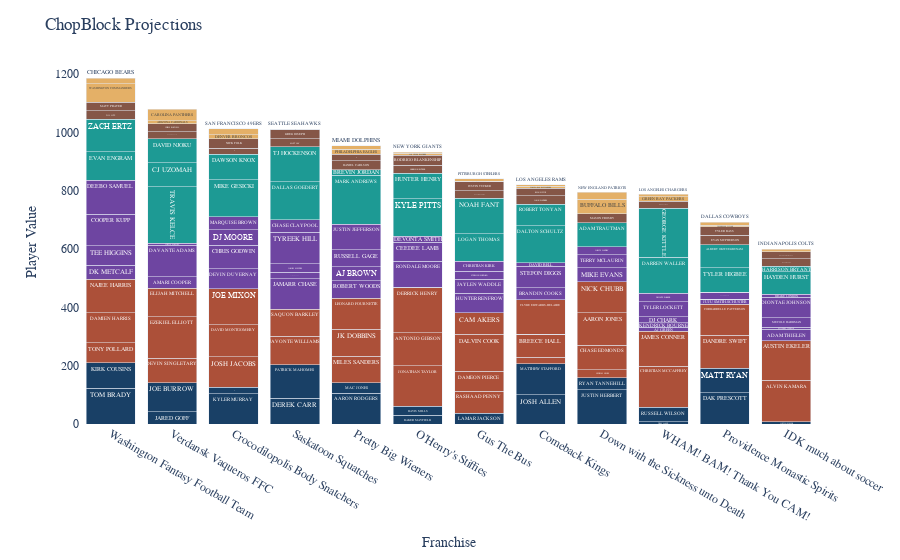

Write notebook code for a chart like this one.
### Code cell
# Create bar chart
figPred = px.bar(players_onthefield, 
            x="FranchiseName", 
            y="predRelative", 
            color="pos", 
            text='player', 
            color_discrete_map={
                "QB": "hsla(210, 60%, 25%, 1)", #blue #1033a6 #0c2987 1033a6 062647 #293745 
                "RB": "hsla(12, 50%, 45%, 1)", #gold #f5d000 ffa524 a23419 a34e39
                "WR": "hsla(267, 40%, 45%, 1)", #purple #4f22bc #643fc1 643fc1 621B74 675280
                "TE": "hsla(177, 68%, 36%, 1)", #teal #02687b #038097 1295ad 43B3AE
                "PK": "hsla(14, 30%, 40%, 1)", #gold #f5d000 ffa524 664e47
                "DF": "hsla(35, 70%, 65%, 1)"}, #gold #f5d000 ffa524 a49375 ffb54d
            category_orders={
                "pos": ["QB", "RB", "WR", "TE", "PK", "DF"]},
            hover_name="player",
            hover_data={
                'predRelative':True, 'pred':True, 'sharkAbsolute':True, 'adpAbsolute':True,
                'player':False, 'pos':False, 'FranchiseName':False
                },
                labels={
                    "FranchiseName":"Franchise",
                    "predRelative":"Player Value",
                    "pred":"ChopBlock Projection",
                    "sharkAbsolute":"FantasySharks Projection",
                    "adpAbsolute":"ADP Projection"
                }
            )
figPred.update_layout(
    barmode='stack', 
    xaxis={'categoryorder':'total descending'},
    plot_bgcolor='rgba(0,0,0,0)',
    title="ChopBlock Projections",
    font_family="Skia",
    showlegend=False
    )
figPred.show()
# graphJSON_pred = json.dumps(figPred, cls=plotly.utils.PlotlyJSONEncoder)
# return render_template('compareFranchises2.html', graphJSON_pred=graphJSON_pred, graphJSON_adp=graphJSON_adp, graphJSON_shark=graphJSON_shark)

### Figure 1 — Plotly figure (JSON) as saved in the notebook; plotly's stock layout.template omitted (floating-point values rounded to 4 significant figures; data arrays with more than 128 entries replaced by an {"elided": "..."} marker saying what was removed)
{"data": [{"alignmentgroup": "True", "customdata": [[347.8, 329.2, 294.2, "TOM BRADY", "QB"], [310.8, 225.5, 205.2, "KIRK COUSINS", "QB"], [328.8, 302.7, 321.1, "KYLER MURRAY", "QB"], [246.6, 281.0, 302.7, "JALEN HURTS", "QB"], [313.0, 260.0, 225.5, "DEREK CARR", "QB"], [339.3, 351.0, 351.0, "PATRICK MAHOMES", "QB"], [266.1, 163.0, 163.0, "JARED GOFF", "QB"], [325.1, 275.7, 311.5, "JOE BURROW", "QB"], [330.2, 311.5, 281.0, "AARON RODGERS", "QB"], [259.7, 195.5, 174.0, "MAC JONES", "QB"], [254.6, 187.1, 167.1, "BAKER MAYFIELD", "QB"], [254.6, 193.4, 134.8, "DAVIS MILLS", "QB"], [324.7, 362.9, 362.9, "JOSH ALLEN", "QB"], [331.4, 243.2, 243.2, "MATTHEW STAFFORD", "QB"], [341.3, 335.6, 335.6, "JUSTIN HERBERT", "QB"], [266.4, 219.3, 187.1, "RYAN TANNEHILL", "QB"], [261.0, 321.1, 329.2, "LAMAR JACKSON", "QB"], [332.5, 294.2, 275.7, "DAK PRESCOTT", "QB"], [307.1, 211.0, 193.4, "MATT RYAN", "QB"], [231.5, 199.1, 216.4, "TREY LANCE", "QB"], [274.9, 288.1, 288.1, "RUSSELL WILSON", "QB"], [232.6, 191.6, 179.9, "JUSTIN FIELDS", "QB"], [224.6, 131.9, 127.2, "JACOBY BRISSETT", "QB"]], "hovertemplate": "<b>%{hovertext}</b><br><br>Player Value=%{y}<br>ChopBlock Projection=%{customdata[0]}<br>FantasySharks Projection=%{customdata[1]}<br>ADP Projection=%{customdata[2]}<extra></extra>", "hovertext": ["TOM BRADY", "KIRK COUSINS", "KYLER MURRAY", "JALEN HURTS", "DEREK CARR", "PATRICK MAHOMES", "JARED GOFF", "JOE BURROW", "AARON RODGERS", "MAC JONES", "BAKER MAYFIELD", "DAVIS MILLS", "JOSH ALLEN", "MATTHEW STAFFORD", "JUSTIN HERBERT", "RYAN TANNEHILL", "LAMAR JACKSON", "DAK PRESCOTT", "MATT RYAN", "TREY LANCE", "RUSSELL WILSON", "JUSTIN FIELDS", "JACOBY BRISSETT"], "legendgroup": "QB", "marker": {"color": "hsla(210, 60%, 25%, 1)", "pattern": {"shape": ""}}, "name": "QB", "offsetgroup": "QB", "orientation": "v", "showlegend": true, "text": ["TOM BRADY", "KIRK COUSINS", "KYLER MURRAY", "JALEN HURTS", "DEREK CARR", "PATRICK MAHOMES", "JARED GOFF", "JOE BURROW", "AARON RODGERS", "MAC JONES", "BAKER MAYFIELD", "DAVIS MILLS", "JOSH ALLEN", "MATTHEW STAFFORD", "JUSTIN HERBERT", "RYAN TANNEHILL", "LAMAR JACKSON", "DAK PRESCOTT", "MATT RYAN", "TREY LANCE", "RUSSELL WILSON", "JUSTIN FIELDS", "JACOBY BRISSETT"], "textposition": "auto", "type": "bar", "x": ["Washington Fantasy Football Team", "Washington Fantasy Football Team", "Crocodilopolis Body Snatchers", "Crocodilopolis Body Snatchers", "Saskatoon Squatches", "Saskatoon Squatches", "Verdansk Vaqueros FFC", "Verdansk Vaqueros FFC", "Pretty Big Wieners", "Pretty Big Wieners", "O'Henry's Stiffies", "O'Henry's Stiffies", "Comeback Kings", "Comeback Kings", "Down with the Sickness unto Death", "Down with the Sickness unto Death", "Gus The Bus", "Providence Monastic Spirits", "Providence Monastic Spirits", "WHAM! BAM! Thank You CAM!", "WHAM! BAM! Thank You CAM!", "IDK much about soccer ", "IDK much about soccer "], "xaxis": "x", "y": [123.2, 86.21, 104.3, 22.05, 88.47, 114.8, 41.57, 100.6, 105.7, 35.19, 30.09, 30.01, 100.2, 106.9, 116.8, 41.84, 36.47, 108.0, 82.57, 6.902, 50.3, 8.03, 0], "yaxis": "y"}, {"alignmentgroup": "True", "customdata": {"elided": "35x5 mixed values"}, "hovertemplate": "<b>%{hovertext}</b><br><br>Player Value=%{y}<br>ChopBlock Projection=%{customdata[0]}<br>FantasySharks Projection=%{customdata[1]}<br>ADP Projection=%{customdata[2]}<extra></extra>", "hovertext": ["TONY POLLARD", "DAMIEN HARRIS", "NAJEE HARRIS", "JOSH JACOBS", "DAVID MONTGOMERY", "JOE MIXON", "JAVONTE WILLIAMS", "SAQUON BARKLEY", "DEVIN SINGLETARY", "EZEKIEL ELLIOTT", "ELIJAH MITCHELL", "MILES SANDERS", "JK DOBBINS", "LEONARD FOURNETTE", "JONATHAN TAYLOR", "ANTONIO GIBSON", "DERRICK HENRY", "JD MCKISSIC", "BREECE HALL", "MIKE DAVIS", "CLYDE EDWARDS-HELAIRE", "NYHEIM HINES", "CHASE EDMONDS", "AARON JONES", "NICK CHUBB", "RASHAAD PENNY", "DAMEON PIERCE", "DALVIN COOK", "CAM AKERS", "DANDRE SWIFT", "CORDARRELLE PATTERSON", "CHRISTIAN MCCAFFREY", "JAMES CONNER", "ALVIN KAMARA", "AUSTIN EKELER"], "legendgroup": "RB", "marker": {"color": "hsla(12, 50%, 45%, 1)", "pattern": {"shape": ""}}, "name": "RB", "offsetgroup": "RB", "orientation": "v", "showlegend": true, "text": ["TONY POLLARD", "DAMIEN HARRIS", "NAJEE HARRIS", "JOSH JACOBS", "DAVID MONTGOMERY", "JOE MIXON", "JAVONTE WILLIAMS", "SAQUON BARKLEY", "DEVIN SINGLETARY", "EZEKIEL ELLIOTT", "ELIJAH MITCHELL", "MILES SANDERS", "JK DOBBINS", "LEONARD FOURNETTE", "JONATHAN TAYLOR", "ANTONIO GIBSON", "DERRICK HENRY", "JD MCKISSIC", "BREECE HALL", "MIKE DAVIS", "CLYDE EDWARDS-HELAIRE", "NYHEIM HINES", "CHASE EDMONDS", "AARON JONES", "NICK CHUBB", "RASHAAD PENNY", "DAMEON PIERCE", "DALVIN COOK", "CAM AKERS", "DANDRE SWIFT", "CORDARRELLE PATTERSON", "CHRISTIAN MCCAFFREY", "JAMES CONNER", "ALVIN KAMARA", "AUSTIN EKELER"], "textposition": "auto", "type": "bar", "x": ["Washington Fantasy Football Team", "Washington Fantasy Football Team", "Washington Fantasy Football Team", "Crocodilopolis Body Snatchers", "Crocodilopolis Body Snatchers", "Crocodilopolis Body Snatchers", "Saskatoon Squatches", "Saskatoon Squatches", "Verdansk Vaqueros FFC", "Verdansk Vaqueros FFC", "Verdansk Vaqueros FFC", "Pretty Big Wieners", "Pretty Big Wieners", "Pretty Big Wieners", "O'Henry's Stiffies", "O'Henry's Stiffies", "O'Henry's Stiffies", "Comeback Kings", "Comeback Kings", "Comeback Kings", "Comeback Kings", "Down with the Sickness unto Death", "Down with the Sickness unto Death", "Down with the Sickness unto Death", "Down with the Sickness unto Death", "Gus The Bus", "Gus The Bus", "Gus The Bus", "Gus The Bus", "Providence Monastic Spirits", "Providence Monastic Spirits", "WHAM! BAM! Thank You CAM!", "WHAM! BAM! Thank You CAM!", "IDK much about soccer ", "IDK much about soccer "], "xaxis": "x", "y": [68.81, 103.6, 115.0, 103.7, 110.5, 123.1, 97.91, 93.13, 83.85, 141.1, 98.59, 91.57, 93.22, 105.4, 138.9, 113.6, 154.5, 21.19, 78.91, 0, 118.2, 27.55, 84.78, 111.1, 105.5, 76.36, 67.49, 127.0, 73.71, 113.7, 107.2, 140.5, 120.1, 141.3, 136.5], "yaxis": "y"}, {"alignmentgroup": "True", "customdata": {"elided": "49x5 mixed values"}, "hovertemplate": "<b>%{hovertext}</b><br><br>Player Value=%{y}<br>ChopBlock Projection=%{customdata[0]}<br>FantasySharks Projection=%{customdata[1]}<br>ADP Projection=%{customdata[2]}<extra></extra>", "hovertext": ["DK METCALF", "TEE HIGGINS", "COOPER KUPP", "DEEBO SAMUEL", "DEVIN DUVERNAY", "CHRIS GODWIN", "DJ MOORE", "MARQUISE BROWN", "JAMARR CHASE", "ELIJAH MOORE", "JAKOBI MEYERS", "TYREEK HILL", "CHASE CLAYPOOL", "AMARI COOPER", "DAVANTE ADAMS", "CURTIS SAMUEL", "ROBERT WOODS", "AJ BROWN", "RUSSELL GAGE", "JUSTIN JEFFERSON", "TREYLON BURKS", "RONDALE MOORE", "CEEDEE LAMB", "DEVONTA SMITH", "BRANDIN COOKS", "STEFON DIGGS", "DAVID BELL", "MIKE EVANS", "TERRY MCLAURIN", "JARVIS LANDRY", "HUNTER RENFROW", "JAYLEN WADDLE", "STERLING SHEPARD", "CHRISTIAN KIRK", "JUJU SMITH-SCHUSTER", "COURTLAND SUTTON", "GARRETT WILSON", "TYLER BOYD", "JAHAN DOTSON", "AJ GREEN", "KENDRICK BOURNE", "DJ CHARK", "TYLER LOCKETT", "DEVANTE PARKER", "ADAM THIELEN", "MICHAEL THOMAS", "MECOLE HARDMAN", "DIONTAE JOHNSON", "DRAKE LONDON"], "legendgroup": "WR", "marker": {"color": "hsla(267, 40%, 45%, 1)", "pattern": {"shape": ""}}, "name": "WR", "offsetgroup": "WR", "orientation": "v", "showlegend": true, "text": ["DK METCALF", "TEE HIGGINS", "COOPER KUPP", "DEEBO SAMUEL", "DEVIN DUVERNAY", "CHRIS GODWIN", "DJ MOORE", "MARQUISE BROWN", "JAMARR CHASE", "ELIJAH MOORE", "JAKOBI MEYERS", "TYREEK HILL", "CHASE CLAYPOOL", "AMARI COOPER", "DAVANTE ADAMS", "CURTIS SAMUEL", "ROBERT WOODS", "AJ BROWN", "RUSSELL GAGE", "JUSTIN JEFFERSON", "TREYLON BURKS", "RONDALE MOORE", "CEEDEE LAMB", "DEVONTA SMITH", "BRANDIN COOKS", "STEFON DIGGS", "DAVID BELL", "MIKE EVANS", "TERRY MCLAURIN", "JARVIS LANDRY", "HUNTER RENFROW", "JAYLEN WADDLE", "STERLING SHEPARD", "CHRISTIAN KIRK", "JUJU SMITH-SCHUSTER", "COURTLAND SUTTON", "GARRETT WILSON", "TYLER BOYD", "JAHAN DOTSON", "AJ GREEN", "KENDRICK BOURNE", "DJ CHARK", "TYLER LOCKETT", "DEVANTE PARKER", "ADAM THIELEN", "MICHAEL THOMAS", "MECOLE HARDMAN", "DIONTAE JOHNSON", "DRAKE LONDON"], "textposition": "auto", "type": "bar", "x": ["Washington Fantasy Football Team", "Washington Fantasy Football Team", "Washington Fantasy Football Team", "Washington Fantasy Football Team", "Crocodilopolis Body Snatchers", "Crocodilopolis Body Snatchers", "Crocodilopolis Body Snatchers", "Crocodilopolis Body Snatchers", "Saskatoon Squatches", "Saskatoon Squatches", "Saskatoon Squatches", "Saskatoon Squatches", "Saskatoon Squatches", "Verdansk Vaqueros FFC", "Verdansk Vaqueros FFC", "Verdansk Vaqueros FFC", "Pretty Big Wieners", "Pretty Big Wieners", "Pretty Big Wieners", "Pretty Big Wieners", "O'Henry's Stiffies", "O'Henry's Stiffies", "O'Henry's Stiffies", "O'Henry's Stiffies", "Comeback Kings", "Comeback Kings", "Comeback Kings", "Down with the Sickness unto Death", "Down with the Sickness unto Death", "Down with the Sickness unto Death", "Gus The Bus", "Gus The Bus", "Gus The Bus", "Gus The Bus", "Providence Monastic Spirits", "Providence Monastic Spirits", "Providence Monastic Spirits", "Providence Monastic Spirits", "Providence Monastic Spirits", "WHAM! BAM! Thank You CAM!", "WHAM! BAM! Thank You CAM!", "WHAM! BAM! Thank You CAM!", "WHAM! BAM! Thank You CAM!", "WHAM! BAM! Thank You CAM!", "IDK much about soccer ", "IDK much about soccer ", "IDK much about soccer ", "IDK much about soccer ", "IDK much about soccer "], "xaxis": "x", "y": [47.89, 66.1, 109.2, 115.9, 69.24, 79.91, 52.9, 44.81, 104.0, 22.46, 28.46, 108.7, 42.84, 38.95, 108.6, 6.636, 60.15, 48.76, 56.78, 88.29, 2.281, 88.3, 65.47, 19.92, 42.63, 72.23, 12.64, 48.54, 45.12, 27.25, 66.69, 49.51, 27.13, 33.57, 14.78, 1.553, 0, 23.45, 1.4, 13.59, 16.34, 19.42, 52.89, 28.26, 39.16, 7.66, 31.29, 71.48, 9.73], "yaxis": "y"}, {"alignmentgroup": "True", "customdata": [[126.0, 61.03, 56.66, "EVAN ENGRAM", "TE"], [139.5, 116.7, 111.2, "ZACH ERTZ", "TE"], [154.9, 119.5, 101.2, "MIKE GESICKI", "TE"], [114.9, 113.9, 107.2, "DAWSON KNOX", "TE"], [158.5, 131.1, 127.4, "DALLAS GOEDERT", "TE"], [147.2, 123.1, 123.1, "TJ HOCKENSON", "TE"], [221.0, 203.9, 203.9, "TRAVIS KELCE", "TE"], [110.5, 56.66, 0.08667, "CJ UZOMAH", "TE"], [111.5, 111.2, 72.52, "DAVID NJOKU", "TE"], [196.1, 186.9, 186.9, "MARK ANDREWS", "TE"], [47.24, 58.76, 51.69, "BREVIN JORDAN", "TE"], [157.9, 127.4, 163.5, "KYLE PITTS", "TE"], [114.4, 95.8, 85.59, "HUNTER HENRY", "TE"], [155.1, 145.4, 131.1, "DALTON SCHULTZ", "TE"], [101.9, 66.7, 60.01, "ROBERT TONYAN", "TE"], [110.1, 62.01, 0, "ADAM TRAUTMAN", "TE"], [27.9, 13.97, null, "RICKY SEALS-JONES", "TE"], [121.8, 85.59, 57.73, "LOGAN THOMAS", "TE"], [150.5, 116.1, 76.23, "NOAH FANT", "TE"], [110.9, 70.04, 62.01, "TYLER HIGBEE", "TE"], [107.8, 90.42, 66.7, "ALBERT OKWUEGBUNAM", "TE"], [150.9, 163.5, 135.6, "DARREN WALLER", "TE"], [197.3, 135.6, 145.4, "GEORGE KITTLE", "TE"], [104.7, 91.48, 61.03, "HAYDEN HURST", "TE"], [46.38, 51.69, 0.6667, "HARRISON BRYANT", "TE"]], "hovertemplate": "<b>%{hovertext}</b><br><br>Player Value=%{y}<br>ChopBlock Projection=%{customdata[0]}<br>FantasySharks Projection=%{customdata[1]}<br>ADP Projection=%{customdata[2]}<extra></extra>", "hovertext": ["EVAN ENGRAM", "ZACH ERTZ", "MIKE GESICKI", "DAWSON KNOX", "DALLAS GOEDERT", "TJ HOCKENSON", "TRAVIS KELCE", "CJ UZOMAH", "DAVID NJOKU", "MARK ANDREWS", "BREVIN JORDAN", "KYLE PITTS", "HUNTER HENRY", "DALTON SCHULTZ", "ROBERT TONYAN", "ADAM TRAUTMAN", "RICKY SEALS-JONES", "LOGAN THOMAS", "NOAH FANT", "TYLER HIGBEE", "ALBERT OKWUEGBUNAM", "DARREN WALLER", "GEORGE KITTLE", "HAYDEN HURST", "HARRISON BRYANT"], "legendgroup": "TE", "marker": {"color": "hsla(177, 68%, 36%, 1)", "pattern": {"shape": ""}}, "name": "TE", "offsetgroup": "TE", "orientation": "v", "showlegend": true, "text": ["EVAN ENGRAM", "ZACH ERTZ", "MIKE GESICKI", "DAWSON KNOX", "DALLAS GOEDERT", "TJ HOCKENSON", "TRAVIS KELCE", "CJ UZOMAH", "DAVID NJOKU", "MARK ANDREWS", "BREVIN JORDAN", "KYLE PITTS", "HUNTER HENRY", "DALTON SCHULTZ", "ROBERT TONYAN", "ADAM TRAUTMAN", "RICKY SEALS-JONES", "LOGAN THOMAS", "NOAH FANT", "TYLER HIGBEE", "ALBERT OKWUEGBUNAM", "DARREN WALLER", "GEORGE KITTLE", "HAYDEN HURST", "HARRISON BRYANT"], "textposition": "auto", "type": "bar", "x": ["Washington Fantasy Football Team", "Washington Fantasy Football Team", "Crocodilopolis Body Snatchers", "Crocodilopolis Body Snatchers", "Saskatoon Squatches", "Saskatoon Squatches", "Verdansk Vaqueros FFC", "Verdansk Vaqueros FFC", "Verdansk Vaqueros FFC", "Pretty Big Wieners", "Pretty Big Wieners", "O'Henry's Stiffies", "O'Henry's Stiffies", "Comeback Kings", "Comeback Kings", "Down with the Sickness unto Death", "Down with the Sickness unto Death", "Gus The Bus", "Gus The Bus", "Providence Monastic Spirits", "Providence Monastic Spirits", "WHAM! BAM! Thank You CAM!", "WHAM! BAM! Thank You CAM!", "IDK much about soccer ", "IDK much about soccer "], "xaxis": "x", "y": [98.08, 111.6, 127.0, 86.97, 130.6, 119.3, 193.1, 82.59, 83.56, 168.2, 19.34, 130.0, 86.48, 127.2, 74.05, 82.22, 0, 93.91, 122.6, 83.01, 79.91, 123.0, 169.4, 76.77, 18.48], "yaxis": "y"}, {"alignmentgroup": "True", "customdata": [[143.8, 113.4, 129.1, "WIL LUTZ", "PK"], [143.8, 121.8, 136.8, "MATT PRATER", "PK"], [136.8, 151.4, 148.1, "YOUNGHOE KOO", "PK"], [147.1, 160.9, 147.4, "NICK FOLK", "PK"], [141.8, 168.5, 162.7, "MATT GAY", "PK"], [146.2, 134.4, 123.2, "GREG JOSEPH", "PK"], [138.0, 136.8, 134.4, "ROBBIE GOULD", "PK"], [142.8, 145.7, 145.7, "CHRIS BOSWELL", "PK"], [145.0, 172.2, 164.7, "DANIEL CARLSON", "PK"], [136.9, 138.8, 116.6, "CAIRO SANTOS", "PK"], [143.2, 148.1, 156.2, "HARRISON BUTKER", "PK"], [149.1, 140.3, 143.0, "RODRIGO BLANKENSHIP", "PK"], [142.8, 129.1, 121.8, "JASON SANDERS", "PK"], [140.7, 156.2, 151.4, "RYAN SUCCOP", "PK"], [145.1, 92.55, 119.6, "MASON CROSBY", "PK"], [114.7, 104.4, 86.54, "ZANE GONZALEZ", "PK"], [139.9, 147.4, 140.3, "DUSTIN HOPKINS", "PK"], [145.3, 163.0, 172.2, "JUSTIN TUCKER", "PK"], [146.2, 164.7, 168.5, "EVAN MCPHERSON", "PK"], [144.0, 162.7, 163.0, "TYLER BASS", "PK"], [138.8, 116.6, 126.2, "JAKE ELLIOTT", "PK"], [140.2, 126.2, 69.05, "JASON MYERS", "PK"], [140.2, 107.8, 138.8, "BRANDON MCMANUS", "PK"]], "hovertemplate": "<b>%{hovertext}</b><br><br>Player Value=%{y}<br>ChopBlock Projection=%{customdata[0]}<br>FantasySharks Projection=%{customdata[1]}<br>ADP Projection=%{customdata[2]}<extra></extra>", "hovertext": ["WIL LUTZ", "MATT PRATER", "YOUNGHOE KOO", "NICK FOLK", "MATT GAY", "GREG JOSEPH", "ROBBIE GOULD", "CHRIS BOSWELL", "DANIEL CARLSON", "CAIRO SANTOS", "HARRISON BUTKER", "RODRIGO BLANKENSHIP", "JASON SANDERS", "RYAN SUCCOP", "MASON CROSBY", "ZANE GONZALEZ", "DUSTIN HOPKINS", "JUSTIN TUCKER", "EVAN MCPHERSON", "TYLER BASS", "JAKE ELLIOTT", "JASON MYERS", "BRANDON MCMANUS"], "legendgroup": "PK", "marker": {"color": "hsla(14, 30%, 40%, 1)", "pattern": {"shape": ""}}, "name": "PK", "offsetgroup": "PK", "orientation": "v", "showlegend": true, "text": ["WIL LUTZ", "MATT PRATER", "YOUNGHOE KOO", "NICK FOLK", "MATT GAY", "GREG JOSEPH", "ROBBIE GOULD", "CHRIS BOSWELL", "DANIEL CARLSON", "CAIRO SANTOS", "HARRISON BUTKER", "RODRIGO BLANKENSHIP", "JASON SANDERS", "RYAN SUCCOP", "MASON CROSBY", "ZANE GONZALEZ", "DUSTIN HOPKINS", "JUSTIN TUCKER", "EVAN MCPHERSON", "TYLER BASS", "JAKE ELLIOTT", "JASON MYERS", "BRANDON MCMANUS"], "textposition": "auto", "type": "bar", "x": ["Washington Fantasy Football Team", "Washington Fantasy Football Team", "Crocodilopolis Body Snatchers", "Crocodilopolis Body Snatchers", "Saskatoon Squatches", "Saskatoon Squatches", "Verdansk Vaqueros FFC", "Verdansk Vaqueros FFC", "Pretty Big Wieners", "Pretty Big Wieners", "O'Henry's Stiffies", "O'Henry's Stiffies", "Comeback Kings", "Comeback Kings", "Down with the Sickness unto Death", "Down with the Sickness unto Death", "Gus The Bus", "Gus The Bus", "Providence Monastic Spirits", "Providence Monastic Spirits", "WHAM! BAM! Thank You CAM!", "IDK much about soccer ", "IDK much about soccer "], "xaxis": "x", "y": [29.12, 29.15, 22.1, 32.39, 27.16, 31.51, 23.3, 28.09, 30.35, 22.24, 28.51, 34.44, 28.18, 26.04, 30.43, 0, 25.27, 30.66, 31.49, 29.33, 24.1, 25.56, 25.52], "yaxis": "y"}, {"alignmentgroup": "True", "customdata": [[200.4, 150.3, 123.3, "WASHINGTON COMMANDERS", "DF"], [157.7, 141.0, 132.7, "CHICAGO BEARS", "DF"], [151.7, 120.0, 168, "DENVER BRONCOS", "DF"], [158.8, 200.7, 211.3, "SAN FRANCISCO 49ERS", "DF"], [139.7, 71.32, 103.3, "JACKSONVILLE JAGUARS", "DF"], [138.7, 103.3, 79.67, "SEATTLE SEAHAWKS", "DF"], [147.5, 117.3, 120.0, "ARIZONA CARDINALS", "DF"], [177.1, 111.0, 117.3, "CAROLINA PANTHERS", "DF"], [155.7, 170.3, 155.3, "PHILADELPHIA EAGLES", "DF"], [149.8, 171.0, 160.4, "MIAMI DOLPHINS", "DF"], [144.0, 67.65, 125.3, "LAS VEGAS RAIDERS", "DF"], [142.2, 123.3, 111.0, "NEW YORK GIANTS", "DF"], [145.0, 181.7, 200.7, "TAMPA BAY BUCCANEERS", "DF"], [143.9, 222.7, 220.4, "LOS ANGELES RAMS", "DF"], [187.3, 220.4, 222.7, "BUFFALO BILLS", "DF"], [162.5, 179.7, 181.7, "NEW ENGLAND PATRIOTS", "DF"], [140.0, 125.3, 169.3, "BALTIMORE RAVENS", "DF"], [146.3, 172.0, 174.3, "PITTSBURGH STEELERS", "DF"], [143.3, 190.0, 172.0, "TENNESSEE TITANS", "DF"], [147.8, 211.3, 190.0, "DALLAS COWBOYS", "DF"], [153.1, 174.3, 177.0, "GREEN BAY PACKERS", "DF"], [145.6, 160.4, 171.0, "LOS ANGELES CHARGERS", "DF"], [138.0, 169.3, 164.7, "KANSAS CITY CHIEFS", "DF"], [146.5, 168, 179.7, "INDIANAPOLIS COLTS", "DF"]], "hovertemplate": "<b>%{hovertext}</b><br><br>Player Value=%{y}<br>ChopBlock Projection=%{customdata[0]}<br>FantasySharks Projection=%{customdata[1]}<br>ADP Projection=%{customdata[2]}<extra></extra>", "hovertext": ["WASHINGTON COMMANDERS", "CHICAGO BEARS", "DENVER BRONCOS", "SAN FRANCISCO 49ERS", "JACKSONVILLE JAGUARS", "SEATTLE SEAHAWKS", "ARIZONA CARDINALS", "CAROLINA PANTHERS", "PHILADELPHIA EAGLES", "MIAMI DOLPHINS", "LAS VEGAS RAIDERS", "NEW YORK GIANTS", "TAMPA BAY BUCCANEERS", "LOS ANGELES RAMS", "BUFFALO BILLS", "NEW ENGLAND PATRIOTS", "BALTIMORE RAVENS", "PITTSBURGH STEELERS", "TENNESSEE TITANS", "DALLAS COWBOYS", "GREEN BAY PACKERS", "LOS ANGELES CHARGERS", "KANSAS CITY CHIEFS", "INDIANAPOLIS COLTS"], "legendgroup": "DF", "marker": {"color": "hsla(35, 70%, 65%, 1)", "pattern": {"shape": ""}}, "name": "DF", "offsetgroup": "DF", "orientation": "v", "showlegend": true, "text": ["WASHINGTON COMMANDERS", "CHICAGO BEARS", "DENVER BRONCOS", "SAN FRANCISCO 49ERS", "JACKSONVILLE JAGUARS", "SEATTLE SEAHAWKS", "ARIZONA CARDINALS", "CAROLINA PANTHERS", "PHILADELPHIA EAGLES", "MIAMI DOLPHINS", "LAS VEGAS RAIDERS", "NEW YORK GIANTS", "TAMPA BAY BUCCANEERS", "LOS ANGELES RAMS", "BUFFALO BILLS", "NEW ENGLAND PATRIOTS", "BALTIMORE RAVENS", "PITTSBURGH STEELERS", "TENNESSEE TITANS", "DALLAS COWBOYS", "GREEN BAY PACKERS", "LOS ANGELES CHARGERS", "KANSAS CITY CHIEFS", "INDIANAPOLIS COLTS"], "textposition": "auto", "type": "bar", "x": ["Washington Fantasy Football Team", "Washington Fantasy Football Team", "Crocodilopolis Body Snatchers", "Crocodilopolis Body Snatchers", "Saskatoon Squatches", "Saskatoon Squatches", "Verdansk Vaqueros FFC", "Verdansk Vaqueros FFC", "Pretty Big Wieners", "Pretty Big Wieners", "O'Henry's Stiffies", "O'Henry's Stiffies", "Comeback Kings", "Comeback Kings", "Down with the Sickness unto Death", "Down with the Sickness unto Death", "Gus The Bus", "Gus The Bus", "Providence Monastic Spirits", "Providence Monastic Spirits", "WHAM! BAM! Thank You CAM!", "WHAM! BAM! Thank You CAM!", "IDK much about soccer ", "IDK much about soccer "], "xaxis": "x", "y": [62.38, 19.68, 13.62, 20.77, 1.677, 0.6714, 9.432, 39.05, 17.66, 11.8, 5.949, 4.209, 6.997, 5.862, 49.26, 24.5, 1.952, 8.212, 5.294, 9.745, 15.02, 7.605, 0, 8.422], "yaxis": "y"}], "layout": {"barmode": "stack", "font": {"family": "Skia"}, "legend": {"title": {"text": "pos"}, "tracegroupgap": 0}, "margin": {"t": 60}, "plot_bgcolor": "rgba(0,0,0,0)", "showlegend": false, "title": {"text": "ChopBlock Projections"}, "xaxis": {"anchor": "y", "categoryorder": "total descending", "domain": [0, 1], "title": {"text": "Franchise"}}, "yaxis": {"anchor": "x", "domain": [0, 1], "title": {"text": "Player Value"}}}}
